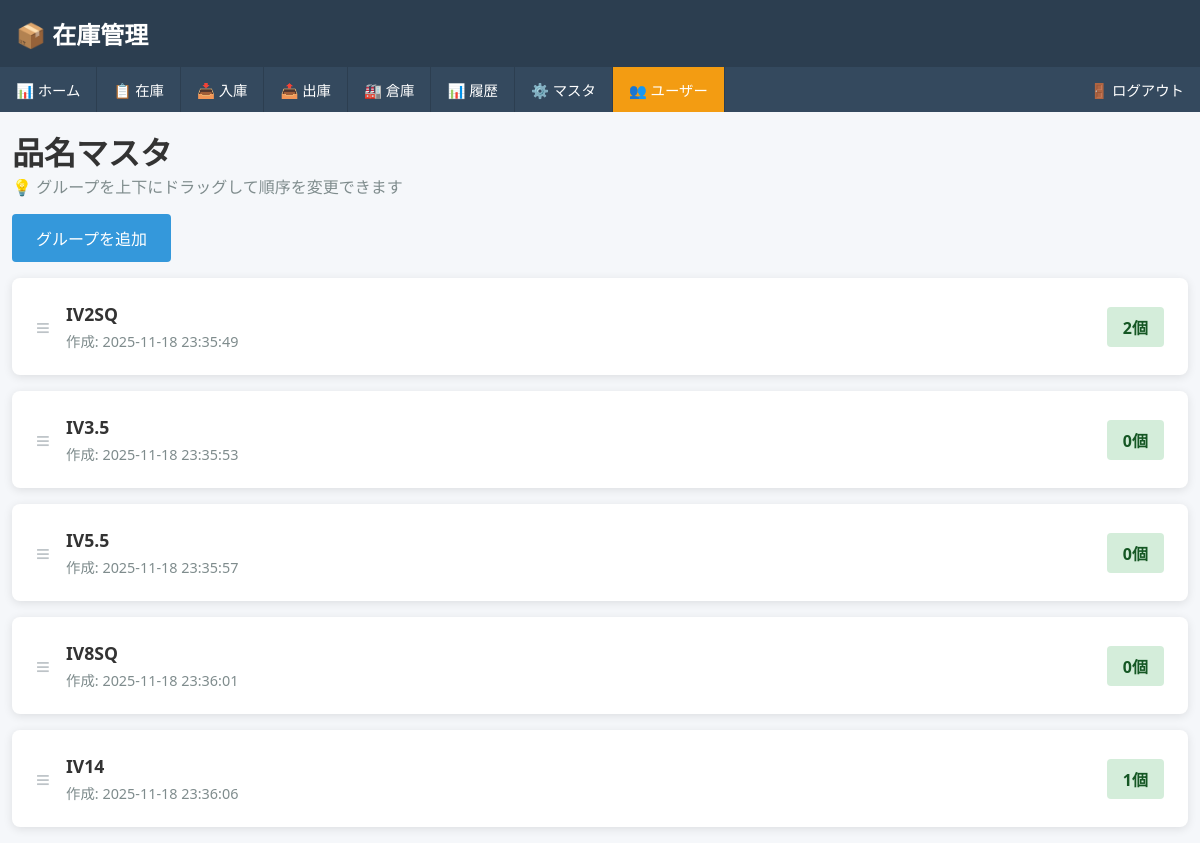
/item_master (signed in), run on the app's committed database.
### app.py (models this page shows)
class ItemGroup(db.Model):
    id = db.Column(db.Integer, primary_key=True)
    name = db.Column(db.String(100), nullable=False, unique=True)
    display_order = db.Column(db.Integer, nullable=False, default=0)
    created_at = db.Column(db.DateTime, nullable=False, default=datetime.utcnow)

### app.py (the view)
@app.route('/item_master')
def item_master_index():
    if not current_user.is_authenticated:
        return redirect(url_for('login_page'))
    groups = ItemGroup.query.order_by(ItemGroup.display_order.asc(), ItemGroup.created_at.desc()).all()
    group_data = []
    for idx, group in enumerate(groups):
        count = Stock.query.filter(Stock.group_id == group.id, Stock.deleted_at.is_(None)).count()
        group_data.append({'group': group, 'count': count, 'order': idx})
    return render_template('item_master/index.html', group_data=group_data)

### app.py (called while the page is built)
@login_manager.user_loader
def load_user(user_id):
    return User.query.get(int(user_id))

### templates/item_master/index.html (shortened to what this page needs)
{% extends "layout.html" %}
{% block content %}
<h1>品名マスタ</h1>
<p style="color: #7f8c8d; margin-bottom: 1rem;">💡 グループを上下にドラッグして順序を変更できます</p>
<a href="{{ url_for('item_master_new_group') }}" style="display: inline-block; padding: 0.75rem 1.5rem; background: #3498db; color: white; text-decoration: none; border-radius: 4px; margin-bottom: 1rem;">グループを追加</a>
<div id="groupsList" style="display: flex; flex-direction: column; gap: 1rem;">
    {% for item in group_data %}
    <div class="group-item" draggable="true" data-group-id="{{ item.group.id }}" style="background: white; padding: 1.5rem; border-radius: 8px; box-shadow: 0 2px 10px rgba(0,0,0,0.1); cursor: grab; user-select: none; transition: all 0.3s ease;">
        <div style="display: flex; align-items: center; justify-content: space-between;">
            <div>
                <div style="display: flex; align-items: center; gap: 1rem;">
                    <span style="font-size: 1.5rem; color: #bdc3c7;">≡</span>
                    <div>
                        <h3 style="margin: 0; font-size: 1.1rem;">{{ item.group.name }}</h3>
                        <p style="margin: 0.25rem 0 0 0; color: #7f8c8d; font-size: 0.9rem;">作成: {{ item.group.created_at.strftime('%Y-%m-%d %H:%M:%S') }}</p>
                    </div>
                </div>
            </div>
            <div style="display: flex; align-items: center; gap: 1rem;">
                <span style="display: inline-block; padding: 0.5rem 1rem; background: #d4edda; color: #155724; border-radius: 4px; font-weight: 600;">{{ item.count }}個</span>
            </div>
        </div>
    </div>
    {% else %}
    <div style="padding: 2rem; text-align: center; color: #999; background: white; border-radius: 8px;">
        グループがありません
    </div>
    {% endfor %}
</div>
{% endblock %}

### templates/layout.html (style rules this page uses)
* { margin: 0; padding: 0; box-sizing: border-box; }
body { font-family: 'Segoe UI', Tahoma, Geneva, Verdana, sans-serif; background: #f5f7fa; color: #333; font-size: 16px; }

### templates/item_master/index.html (style rules this page uses)
.group-item { background: white; padding: 1.5rem; border-radius: 8px; box-shadow: 0 2px 10px rgba(0,0,0,0.1); cursor: grab; user-select: none; transition: all 0.3s ease; }

### data on the page
ItemGroup: group.name "IV2SQ", group.created_at "2025-11-18 23:35:49"
ItemGroup: group.name "IV3.5", group.created_at "2025-11-18 23:35:53"
ItemGroup: group.name "IV5.5", group.created_at "2025-11-18 23:35:57"
ItemGroup: group.name "IV8SQ", group.created_at "2025-11-18 23:36:01"
ItemGroup: group.name "IV14", group.created_at "2025-11-18 23:36:06"

### other printed values
{{ item.count }} "2" "0" "0" "0" "1"
